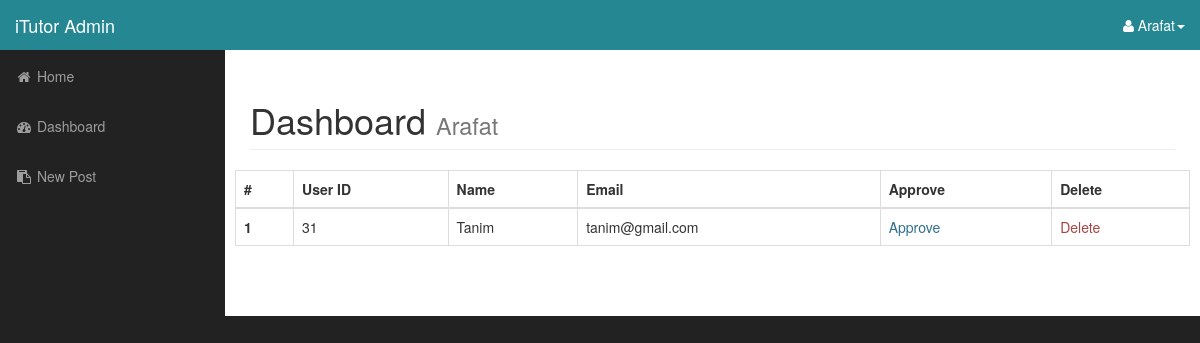
The app's page /admin/requests.php (signed in) with its own data.
### tables this page shows
CREATE TABLE `users` (
  `id` int(3) NOT NULL,
  `name` varchar(50) NOT NULL,
  `password` varchar(255) NOT NULL,
  `email` varchar(155) NOT NULL,
  `auth_status` tinyint(1) NOT NULL DEFAULT '0',
  `keyword` varchar(5) NOT NULL,
  `instructor_status` tinyint(1) NOT NULL DEFAULT '0',
  `image` varchar(200) NOT NULL DEFAULT 'img/user/default_user.jpg'
);

### mysql.php (called while the page is built, shortened)
<?php $conn = mysqli_connect('localhost','root','','itutor');
if(isset($_COOKIE['itutor_user'])){
    $u_id = $_COOKIE['itutor_user'];
    $u_q = "select name,instructor_status from users where id=$u_id";
    $rr = mysqli_query($conn,$u_q);
    $user = mysqli_fetch_assoc($rr);
    $u_name = $user['name'];
}
?>

### admin/requests.php (the view, shortened to what this page needs)
<?php
include '../mysql.php';
include 'header.php';
$u_name=$_SESSION['name'];
$query = "select u.name,u.id,u.email from users as u,pending as p where p.u_id=u.id" ;
$result = mysqli_query($conn , $query);
?>
    <div id="page-wrapper">
        <div class="container-fluid">
            <div class="row">
                <div class="col-lg-12">
                    <h1 class="page-header">
                        Dashboard
                        <small><?php echo $u_name ;?></small>
                    </h1>
                </div>
            </div>
        </div>
        <table class="table table-bordered">
            <thead>
                <tr>
                <th scope="col">#</th>
                <th scope="col">User ID</th>
                <th scope="col">Name</th>
                <th scope="col">Email</th>
                <th scope="col">Approve</th>
                <th scope="col">Delete</th>
                </tr>
            </thead>
            <tbody>
            <?php   $serial = 1;
                if(mysqli_num_rows($result)>0){
                while ($pst = mysqli_fetch_assoc($result)) {        ?>
                <tr>
                <th scope="row"><?php echo $serial; ?> </th>
                <td><?php echo $pst['id'] ; ?></td>
                <td><?php echo $pst['name'] ; ?></td>
                <td><?php echo $pst['email'] ; ?></td>
                <td><a class="text-info" href="approve.php?id=<?php echo $pst['id'];?>">Approve</a></td>
                <td><a class="text-danger" href="delete_req.php?id=<?php echo $pst['id'];?>">Delete</a></td>
                </tr>
            <?php $serial++;} }?>
            </tbody>
        </table>
    </div>
</div>
</body>
</html>

### admin/header.php (shortened to what this page needs)
<!DOCTYPE html>
<html lang="en">
<head>
    <link href="css/bootstrap.min.css" rel="stylesheet">
    <link href="css/sb-admin.css" rel="stylesheet">
    <link href="font-awesome/css/font-awesome.min.css" rel="stylesheet" type="text/css">
</head>
<body>
    <div id="wrapper">
        <nav class="navbar navbar-inverse navbar-fixed-top admin_nav" role="navigation">
            <div class="navbar-header">
                <a class="navbar-brand" href="index.php" style="color:#fff">iTutor Admin</a>
            </div>
            <ul class="nav navbar-right top-nav">
                <li class="dropdown">
                    <a href="#" class="dropdown-toggle" data-toggle="dropdown"><i class="fa fa-user"></i> <?php echo $u_name; ?><b class="caret"></b></a>
                </li>
            </ul>
            <div class="collapse navbar-collapse navbar-ex1-collapse">
                <ul class="nav navbar-nav side-nav">
                    <li>
                        <a href="../index.php"><i class="fa fa-fw fa-home"></i> Home</a>
                    </li>
                    <li>
                        <a href="index.php"><i class="fa fa-fw fa-dashboard"></i> Dashboard</a>
                    </li>
                    <li>
                        <a href="new_post.php"><i class="fa fa-fw fa-clipboard"></i> New Post</a>
                    </li>
                </ul>
            </div>
        </nav>

### admin/css/sb-admin.css (style rules this page uses)
body { margin-top: 100px; background-color: #222; }
@media (min-width:768px) { body { margin-top: 50px; } }
#wrapper { padding-left: 0; }
#page-wrapper { width: 100%; padding: 0; background-color: #fff; }
@media (min-width:768px) { #wrapper { padding-left: 225px; } }
@media (min-width:768px) { #page-wrapper { padding: 10px; padding-bottom:50px; } }
.top-nav { padding: 0 15px; }
.top-nav>li { display: inline-block; float: left; }
.top-nav>li>a { padding-top: 15px; padding-bottom: 15px; line-height: 20px; color: #fff; }
@media (min-width:768px) { .side-nav { position: fixed; top: 51px; left: 225px; width: 225px; margin-left: -225px; border: none; border-radius: 0; overflow-y: auto; background-color: #222; } }
@media (min-width:768px) { .side-nav>li>a { width: 225px; } }
td { max-width:150px; }
.admin_nav { background: #248791; border-bottom:0; }

### records on screen
users: name "Arafat"
users: id "31", name "Tanim", email "tanim@gmail.com"

### other values on screen
$u_name "Arafat"
